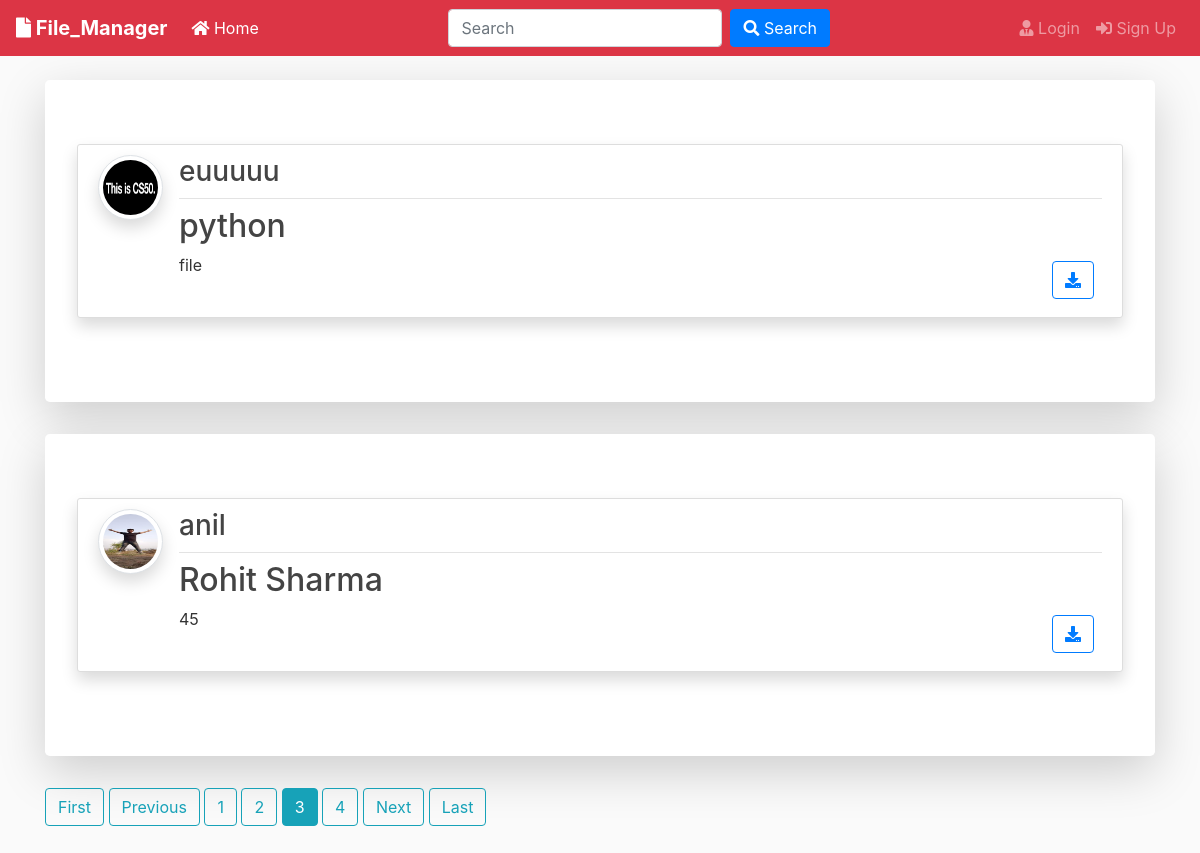
/?page=3, run on the app's committed database.
### blog/models.py (models this page shows, shortened)
class Post(models.Model):
	title = models.CharField(max_length=100)
	file = models.FileField(null=True,blank=True,upload_to='Files')
	content = models.TextField()
	date_posted = models.DateTimeField(default=timezone.now)
	author = models.ForeignKey(User, on_delete=models.CASCADE)

### users/models.py (models this page shows, shortened)
class Profile(models.Model):
    user = models.OneToOneField(User, on_delete=models.CASCADE)
    image = models.ImageField(default='default.jpg', upload_to='profile_pics')

### blog/views.py (the view)
# urls.py: path('', PostListView.as_view(), name='blog-home'),
class PostListView(ListView):
    model = Post
    template_name = 'blog/home.html'  # <app>/<model>_<viewtype>.html
    context_object_name = 'posts'
    ordering = ['-date_posted']
    paginate_by = 2

### blog/templates/blog/home.html (shortened to what this page needs)
{% extends "blog/base.html" %}
{% block content %}
    {% for post in posts %}
      <div class="jumbotron mt-3 bg-white shadow-lg">
      <article class="media content-section shadow">
        <a href="{{ post.author.profile.image.url }} " target="_blank"> <img src="{{ post.author.profile.image.url }}  " alt="" class="article-img rounded-circle img-thumbnail img-fluid shadow">
        </a>
        <div class="media-body">
          <div class="article-metadata d-flex justify-content-between">
            <a class="mr-2 " href="{% url 'user-posts' post.author.username  %}"><h3>{{ post.author }}</h3></a>
          </div>
          <h2><a class="article-title text-justify " href="{% url 'post-detail' post.id %}">{{ post.title }}</a></h2>
          <div class="d-flex justify-content-between">
            <p class="article-content text-justify text-truncate overflow-hidden">{{ post.content }}</p>
            {% if post.file %}
          <div class="form-group mt-0 pt-0  m-2">
            <a class="btn btn-outline-primary  btn-d "  href="{{ post.file.url }}"  download type="submit"><i class="fas fa-download"></i></a>
          </div>
          {% endif %}
        </div>
      </article>
      </div>
    {% endfor %}
    {% if is_paginated %}
      {% if page_obj.has_previous %}
        <a class="btn btn-outline-info mb-4" href="?page=1">First</a>
        <a class="btn btn-outline-info mb-4" href="?page={{ page_obj.previous_page_number }}">Previous</a>
      {% endif %}
      {% for num in page_obj.paginator.page_range %}
        {% if page_obj.number == num %}
          <a class="btn btn-info mb-4" href="?page={{ num }}">{{ num }}</a>
        {% elif num > page_obj.number|add:'-3' and num < page_obj.number|add:'3' %}
          <a class="btn btn-outline-info mb-4" href="?page={{ num }}">{{ num }}</a>
        {% endif %}
      {% endfor %}
      {% if page_obj.has_next %}
        <a class="btn btn-outline-info mb-4" href="?page={{ page_obj.next_page_number }}">Next</a>
        <a class="btn btn-outline-info mb-4" href="?page={{ page_obj.paginator.num_pages }}">Last</a>
      {% endif %}
    {% endif %}
{% endblock content %}

### blog/static/blog/main.css (style rules this page uses)
body { background: #fafafa; color: #333333; margin-top: 0; }
h1, h2, h3, h4, h5, h6 { color: #444444; }
.content-section { background: #ffffff; padding: 10px 20px; border: 1px solid #dddddd; border-radius: 3px; margin-bottom: 20px; }
.article-title { color: #444444; }
.article-content { white-space: pre-line; }
.article-img { height: 65px; width: 65px; margin-right: 16px; }
.article-metadata { padding-bottom: 1px; margin-bottom: 4px; border-bottom: 1px solid #e3e3e3 }

### data on the page
Post: author.profile.image (placeholder picture), author "euuuuu", title "python", content "file"
Post: author.profile.image (picture), author "anil", title "Rohit Sharma", content "45"

### other printed values
{{ num }} "1" "2" "4"
{{ num }} "3"
